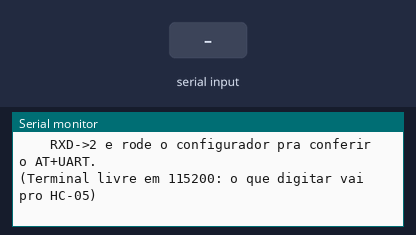
Bench run of a sketch on a simulated ESP32. Parts: the last lines printed to the serial monitor. Inputs (shaded band) come from the test bench. The modem accepts every AT command (registered, SIM ready, sends succeed) and sends nothing else.

Above: at 18.4 s.
18.5 s: "ELM\n" received over the second serial link
At 19.7 s:
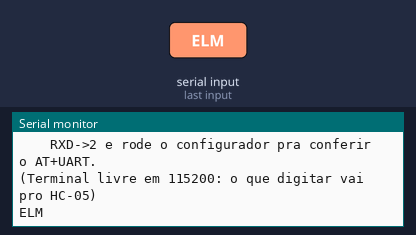
20.0 s: "?\n" received over the second serial link
At 21.0 s:
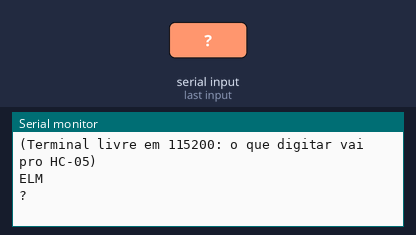
21.5 s: "4100\n" received over the second serial link
At 22.1 s:
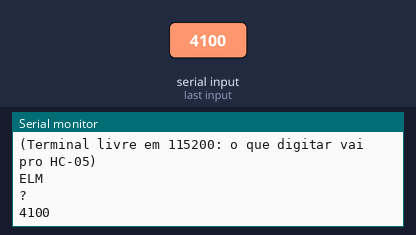
23.0 s: "NODATA\n" received over the second serial link
At 24.2 s:
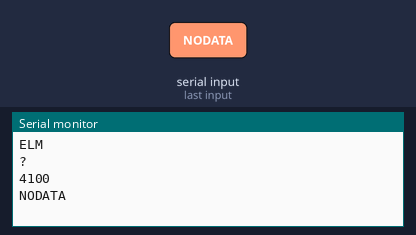
24.5 s: "NO DATA\n" received over the second serial link
At 25.6 s:
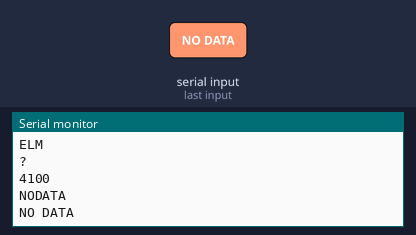
26.0 s: "UNABLE\n" received over the second serial link
At 26.8 s:
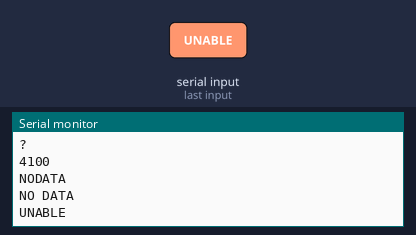

The sketch:

diagnostico_hc05_elm.ino
```cpp
/*
 * DIAGNÓSTICO HC-05 -> ELM327 (plano B, na Heltec do carro)
 * ----------------------------------------------------------
 * Use quando o código 2 não conseguir ler o carro. Ele separa os casos:
 *   - o HC-05 não está conectado no ELM  (problema de pareamento/configuração)
 *   - o HC-05 conecta, mas picota/atrasa os comandos  (problema de envio)
 *   - o ELM responde, mas o carro não  (motor/ignição/protocolo)
 *
 * O que ele faz:
 *   1. Procura o ELM em 115200, 38400 e 9600 baud (HC-05 em modo NORMAL, não AT)
 *   2. Mostra a resposta CRUA de cada comando (com \r, > e tudo), sem filtrar nada
 *   3. Testa ATI 10 vezes seguidas e conta quantas vieram certas
 *   4. Pergunta ao carro: 0100 (PIDs suportados) e 010D (velocidade)
 *   5. Vira um terminal: o que você digitar vai direto pro ELM
 *      (Serial Monitor em 115200 e "Carriage return")
 *
 * ANTES: HC-05 ligado em modo normal (tire e recoloque o VCC SEM segurar o botão),
 * ELM na tomada, motor ligado, celular com Bluetooth desligado.
 * O LED do HC-05 deve dar 2 piscadas a cada 2 s (conectado).
 *
 * Fiação igual à do código 2: HC-05 TXD -> 7, RXD -> 2, VCC -> 5V, GND -> GND
 * Placa: "Heltec WiFi LoRa 32(V3)" | Serial Monitor: 115200
 */

#include <Arduino.h>

#define PIN_RX_HC05  7
#define PIN_TX_HC05  2

long baudUsado = 0;

// Mostra caracteres invisíveis pra dar pra ver o que chegou de verdade
String visivel(const String &s) {
  String o;
  for (char c : s) {
    if (c == '\r')      o += "\\r";
    else if (c == '\n') o += "\\n";
    else if (c < 32)    o += "<" + String((int)c) + ">";
    else                o += c;
  }
  return o;
}

// Envia o comando inteiro de uma vez e espera o '>' (ou o tempo acabar)
String enviar(const char *cmd, uint32_t timeoutMs) {
  while (Serial1.available()) Serial1.read();
  String linha = String(cmd) + "\r";
  Serial1.write((const uint8_t *)linha.c_str(), linha.length());

  String r;
  uint32_t t0 = millis();
  while (millis() - t0 < timeoutMs) {
    while (Serial1.available()) {
      char c = Serial1.read();
      r += c;
      if (c == '>') {
        delay(30);                                    // pega algum resto que venha junto
        while (Serial1.available()) r += (char)Serial1.read();
        return r;
      }
    }
    delay(2);
  }
  return r;
}

String mostrar(const char *cmd, uint32_t timeoutMs) {
  uint32_t t0 = millis();
  String r = enviar(cmd, timeoutMs);
  Serial.printf("  %-6s (%4lu ms) -> %s\n", cmd, (unsigned long)(millis() - t0),
                r.length() ? visivel(r).c_str() : "(nada)");
  return r;
}

bool procurarELM() {
  const long bauds[] = {115200, 38400, 9600};
  for (long b : bauds) {
    Serial1.end();
    delay(50);
    Serial1.begin(b, SERIAL_8N1, PIN_RX_HC05, PIN_TX_HC05);
    delay(200);
    Serial.printf("\nTestando %ld baud...\n", b);
    for (int k = 0; k < 2; k++) {
      String r = mostrar("ATI", 2500);
      String u = r; u.toUpperCase();
      if (u.indexOf("ELM") >= 0) { baudUsado = b; return true; }
      if (r.length() > 0 && k == 0) continue;         // veio lixo: tenta de novo
    }
  }
  return false;
}

void setup() {
  Serial.begin(115200);
  delay(1500);
  Serial.println("\n=== Diagnostico HC-05 -> ELM327 ===");

  // 1. Acha o ELM
  if (!procurarELM()) {
    Serial.println("\n[RESULTADO] O ELM327 NAO respondeu em nenhuma velocidade.");
    Serial.println("  Olhe o LED do HC-05:");
    Serial.println("  - Pisca RAPIDO: nao conectou no ELM. Rode o 1_configurar_hc05 de novo");
    Serial.println("    e me mande o log (senha, BIND e PAIR).");
    Serial.println("  - Pisca DEVAGAR: esta no modo AT. Tire e recoloque o VCC SEM segurar o botao.");
    Serial.println("  - 2 piscadas a cada 2 s: conectou, mas a serial nao bate. Confira TXD->7,");
    Serial.println("    RXD->2 e rode o configurador pra conferir o AT+UART.");
    Serial.println("\n(Terminal livre em 115200: o que digitar vai pro HC-05)");
    Serial1.end();
    Serial1.begin(115200, SERIAL_8N1, PIN_RX_HC05, PIN_TX_HC05);
    return;
  }
  Serial.printf("\n>>> ELM327 respondeu em %ld baud.\n", baudUsado);
  if (baudUsado != 115200)
    Serial.printf(">>> O codigo 2 usa 115200: mude o BAUD_HC05 dele para %ld (ou refaca o AT+UART).\n", baudUsado);

  // 2. Reset e configuração, mostrando tudo cru
  Serial.println("\nReset e configuracao:");
  mostrar("ATZ", 5000);
  delay(2000);
  while (Serial1.available()) Serial1.read();
  mostrar("ATE0", 3000);
  mostrar("ATL0", 3000);
  mostrar("ATS0", 3000);
  mostrar("ATH0", 3000);
  mostrar("ATSTFF", 3000);
  mostrar("ATSP0", 3000);

  // 3. Estabilidade: ATI 10x
  Serial.println("\nATI 10 vezes (testa se o HC-05 picota ou atrasa as respostas):");
  int certas = 0;
  for (int i = 0; i < 10; i++) {
    String r = enviar("ATI", 2500);
    String u = r; u.toUpperCase();
    bool ok = u.indexOf("ELM") >= 0 && u.indexOf("?") < 0;
    if (ok) certas++;
    Serial.printf("  %2d: %s %s\n", i + 1, ok ? "ok " : "RUIM", visivel(r).c_str());
    delay(150);
  }
  Serial.printf(">>> %d/10 respostas limpas. ", certas);
  if (certas >= 9)      Serial.println("O HC-05 nao picota: o codigo 2 deve escolher o prefixo 'nenhum'.");
  else if (certas >= 5) Serial.println("Picota as vezes: o codigo 2 deve compensar sozinho.");
  else                  Serial.println("Picota muito: me mande este log.");

  // 4. Carro
  Serial.println("\nPerguntando ao carro (motor ligado):");
  String r = mostrar("0100", 15000);
  String u = r; u.toUpperCase();
  if (u.indexOf("4100") >= 0) {
    Serial.println(">>> O carro respondeu. Lendo a velocidade 5 vezes:");
    for (int i = 0; i < 5; i++) { mostrar("010D", 4000); delay(300); }
    Serial.println("\n[RESULTADO] HC-05, ELM e carro OK. Se o codigo 2 nao funcionar, o problema");
    Serial.println("esta nele: me mande este log junto com o log do codigo 2.");
  } else if (u.indexOf("NODATA") >= 0 || u.indexOf("NO DATA") >= 0 || u.indexOf("UNABLE") >= 0) {
    Serial.println("\n[RESULTADO] O ELM perguntou e a ECU nao respondeu. Motor ligado?");
  } else {
    Serial.println("\n[RESULTADO] Resposta estranha no 0100: me mande este log.");
  }

  Serial.println("\n(Terminal livre: digite comandos pro ELM, ex. 010D, ATRV.");
  Serial.println(" Serial Monitor em 115200 e 'Carriage return')");
}

void loop() {
  // Ponte manual Serial Monitor <-> ELM (via HC-05)
  while (Serial.available())  Serial1.write(Serial.read());
  while (Serial1.available()) {
    char c = Serial1.read();
    if (c == '\r') Serial.write('\n');
    else           Serial.write(c);
  }
}
```

Measured:
- after the input at 18.5 s, the serial monitor: prints a new line at once (image 1)
- after the input at 20.0 s, the serial monitor: prints a new line at once (image 2)
- after the input at 21.5 s, the serial monitor: prints a new line at once (image 3)
- after the input at 23.0 s, the serial monitor: prints a new line at once (image 4)
- after the input at 24.5 s, the serial monitor: prints a new line at once (image 5)
- after the input at 26.0 s, the serial monitor: prints a new line at once (image 6)
